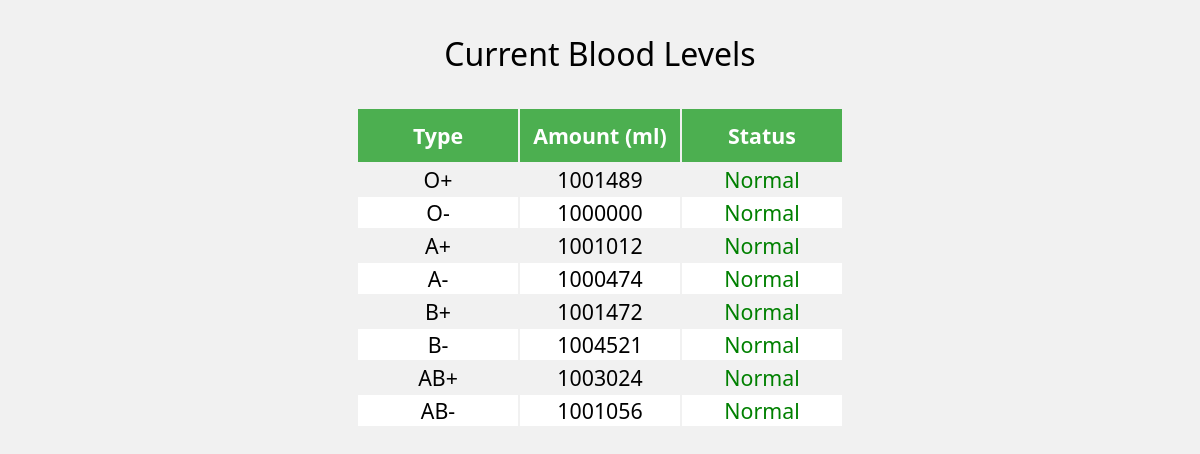
/admin, run on an earlier commit of the app's database.
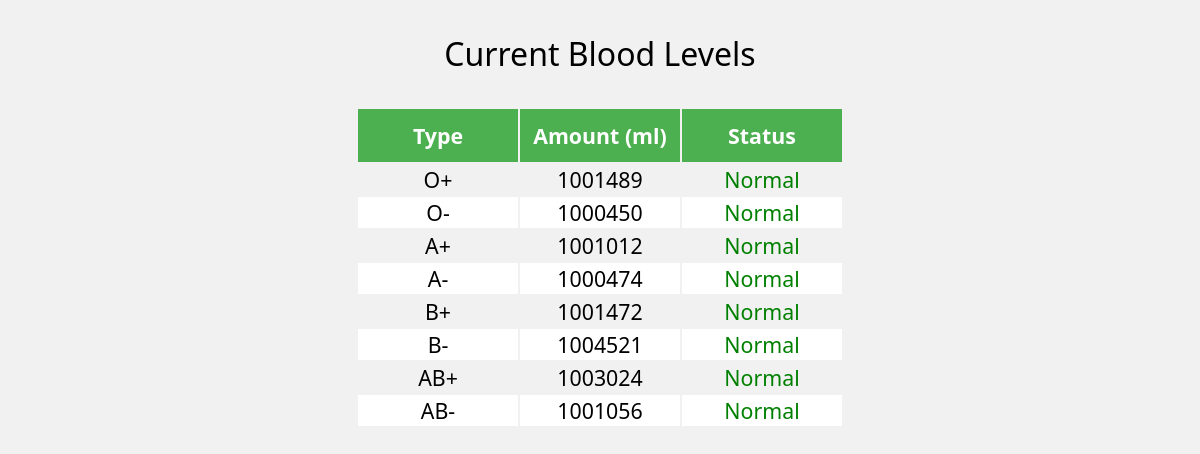
And on a later commit of the database.
### tables this page shows
CREATE TABLE blood_bank (
blood_type string,
blood_amount integer,
primary key (blood_type)
);

### vampire.py (the view)
@app.route("/admin")
def admin():
    bank = Blood_bank()
    blood_amounts = bank.get_all_blood_amounts()
    threshold = {}
    for btype in blood_amounts.keys():
        threshold[btype] = bank.get_threshold_level(btype)
    return render_template("admin.html", amounts=blood_amounts, threshold=threshold)

### bloodbank_class.py (called while the page is built)
    def get_all_blood_amounts(self):
        return self.blood_amounts

    def get_threshold_level(self, blood_type):
        return self.threshold[blood_type]

    def refresh_blood_amounts(self):
        conn = self.connect_to_db()
        cur = conn.cursor()
        sql_blood_amount = """select * from blood_bank"""
        cur.execute(sql_blood_amount)
        blood_type_and_amount = cur.fetchall()
        for b_type, b_amount in blood_type_and_amount:
            self.blood_amounts[b_type] = b_amount
        self.disconnect_db(conn)

    def connect_to_db(self):
        conn = sqlite3.connect("database/anticrash.db")
        return conn

    def disconnect_db(self, conn):
        conn.close()

### helper_methods.py (called while the page is built)
def is_expired(date_string, today):
    day, month, year = date_string.split("/")
    expiry = month + "/" + day + "/" + year
    todayf = today.strftime("%m/%d/%Y")
    expiry = parse(expiry)
    todayf = parse(todayf)
    if (expiry > todayf):
        return False
    else:
        return True

### templates/admin.html (shortened to what this page needs)
<!DOCTYPE html>
    <head>
        <link rel="stylesheet" href="{{ url_for('static',filename='styles/index.css') }}" type="text/css">
    </head>
    <body>
        <p class="blood-amounts-title"> Current Blood Levels </p>
        <table class="blood-amounts-table">
            <tr>
                <th class="b-type-title"> Type </td>
                <th class="b-amount-title"> Amount (ml) </td>
                <th class="b-type-status"> Status </th>
            </tr>
            {% for b_type, b_amount in amounts.items() %}
            <tr>
                <td class="b-type"> {{ b_type }} </td>
                <td class="b-amount"> {{ b_amount}} </td>
                {% if b_amount < threshold[b_type] %}
                    <td class="b-status-critical"> Critical </td>
                {% else %}
                    <td class="b-status-ok"> Normal </td>
                {% endif %}
            </tr>
            {% endfor %}
        </table>
    </body>
</html>

### static/styles/index.css (style rules this page uses)
body { text-align: center; font-family: "Segoe UI", Tahoma, Geneva, Verdana, sans-serif; background-color: #f1f1f1; }
.blood-amounts-title { font-size: 24pt; }
.blood-amounts-table { margin: 0 auto; font-size: 16pt; }
.blood-amounts-table .b-status-ok { padding-left: 5px; padding-right: 5px; color: green; }
.blood-amounts-table tr:nth-child(odd) { background-color: white; }
.blood-amounts-table th { padding-left: 10px; padding-right: 10px; padding-top: 12px; padding-bottom: 12px; width: 140px; text-align: center; background-color: #4CAF50; color: white; }

What changed in the data, as far as the page shows it:
changed blood_bank "O-": blood_amount 1000000 → 1000450 (drawn)
Also different on the page:
new list line: "O- 1000450"
new list line: "Normal"
list line gone: "O- 1000000"
list line gone: "Normal"
